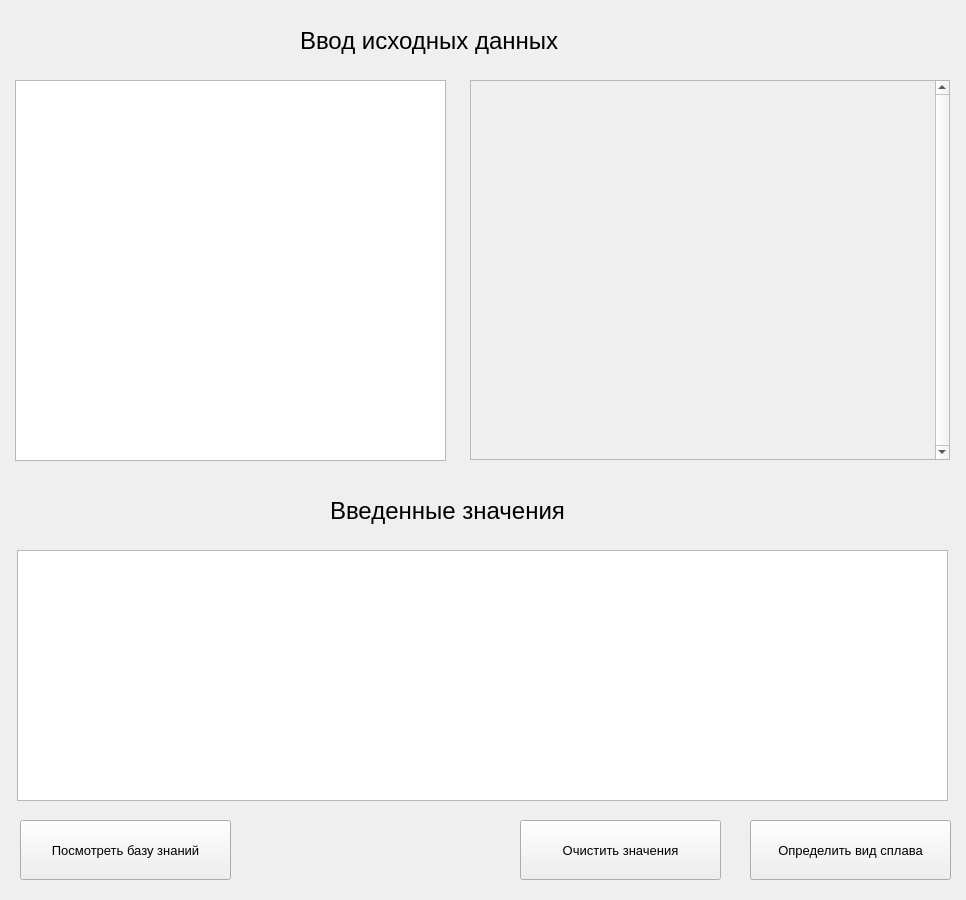
<?xml version="1.0" encoding="UTF-8"?>
<ui version="4.0">
 <class>InputData</class>
 <widget class="QWidget" name="InputData">
  <property name="geometry">
   <rect>
    <x>0</x>
    <y>0</y>
    <width>966</width>
    <height>900</height>
   </rect>
  </property>
  <property name="minimumSize">
   <size>
    <width>966</width>
    <height>856</height>
   </size>
  </property>
  <property name="maximumSize">
   <size>
    <width>966</width>
    <height>900</height>
   </size>
  </property>
  <property name="windowTitle">
   <string>Ввод исходных данных</string>
  </property>
  <widget class="QListWidget" name="resultList">
   <property name="geometry">
    <rect>
     <x>17</x>
     <y>550</y>
     <width>931</width>
     <height>251</height>
    </rect>
   </property>
   <property name="font">
    <font>
     <pointsize>14</pointsize>
    </font>
   </property>
  </widget>
  <widget class="QListWidget" name="propertyList">
   <property name="geometry">
    <rect>
     <x>15</x>
     <y>80</y>
     <width>431</width>
     <height>381</height>
    </rect>
   </property>
   <property name="font">
    <font>
     <pointsize>14</pointsize>
    </font>
   </property>
  </widget>
  <widget class="QPushButton" name="viewKnowledgeBase">
   <property name="geometry">
    <rect>
     <x>20</x>
     <y>820</y>
     <width>211</width>
     <height>60</height>
    </rect>
   </property>
   <property name="font">
    <font>
     <pointsize>10</pointsize>
    </font>
   </property>
   <property name="text">
    <string>Посмотреть базу знаний</string>
   </property>
  </widget>
  <widget class="QPushButton" name="determineTypeAlloy">
   <property name="geometry">
    <rect>
     <x>750</x>
     <y>820</y>
     <width>201</width>
     <height>60</height>
    </rect>
   </property>
   <property name="font">
    <font>
     <pointsize>10</pointsize>
    </font>
   </property>
   <property name="text">
    <string>Определить вид сплава</string>
   </property>
  </widget>
  <widget class="QScrollArea" name="scrollArea_2">
   <property name="geometry">
    <rect>
     <x>470</x>
     <y>80</y>
     <width>480</width>
     <height>380</height>
    </rect>
   </property>
   <property name="sizePolicy">
    <sizepolicy hsizetype="Fixed" vsizetype="Fixed">
     <horstretch>0</horstretch>
     <verstretch>0</verstretch>
    </sizepolicy>
   </property>
   <property name="minimumSize">
    <size>
     <width>470</width>
     <height>380</height>
    </size>
   </property>
   <property name="maximumSize">
    <size>
     <width>550</width>
     <height>390</height>
    </size>
   </property>
   <property name="baseSize">
    <size>
     <width>550</width>
     <height>390</height>
    </size>
   </property>
   <property name="verticalScrollBarPolicy">
    <enum>Qt::ScrollBarAlwaysOn</enum>
   </property>
   <property name="horizontalScrollBarPolicy">
    <enum>Qt::ScrollBarAlwaysOff</enum>
   </property>
   <property name="widgetResizable">
    <bool>true</bool>
   </property>
   <widget class="QWidget" name="scrollAreaWidgetContents_3">
    <property name="geometry">
     <rect>
      <x>0</x>
      <y>0</y>
      <width>457</width>
      <height>378</height>
     </rect>
    </property>
    <widget class="QWidget" name="verticalLayoutWidget_3">
     <property name="geometry">
      <rect>
       <x>0</x>
       <y>0</y>
       <width>551</width>
       <height>391</height>
      </rect>
     </property>
     <layout class="QVBoxLayout" name="listWidget_4">
      <property name="spacing">
       <number>1</number>
      </property>
      <property name="sizeConstraint">
       <enum>QLayout::SetFixedSize</enum>
      </property>
     </layout>
    </widget>
   </widget>
  </widget>
  <widget class="QLabel" name="label">
   <property name="geometry">
    <rect>
     <x>300</x>
     <y>20</y>
     <width>331</width>
     <height>41</height>
    </rect>
   </property>
   <property name="font">
    <font>
     <pointsize>18</pointsize>
    </font>
   </property>
   <property name="text">
    <string>Ввод исходных данных</string>
   </property>
  </widget>
  <widget class="QLabel" name="label_2">
   <property name="geometry">
    <rect>
     <x>330</x>
     <y>490</y>
     <width>301</width>
     <height>41</height>
    </rect>
   </property>
   <property name="font">
    <font>
     <pointsize>18</pointsize>
    </font>
   </property>
   <property name="text">
    <string>Введенные значения</string>
   </property>
  </widget>
  <widget class="QPushButton" name="clearInputValues">
   <property name="geometry">
    <rect>
     <x>520</x>
     <y>820</y>
     <width>201</width>
     <height>60</height>
    </rect>
   </property>
   <property name="font">
    <font>
     <pointsize>10</pointsize>
    </font>
   </property>
   <property name="text">
    <string>Очистить значения</string>
   </property>
  </widget>
 </widget>
 <resources/>
 <connections/>
</ui>
